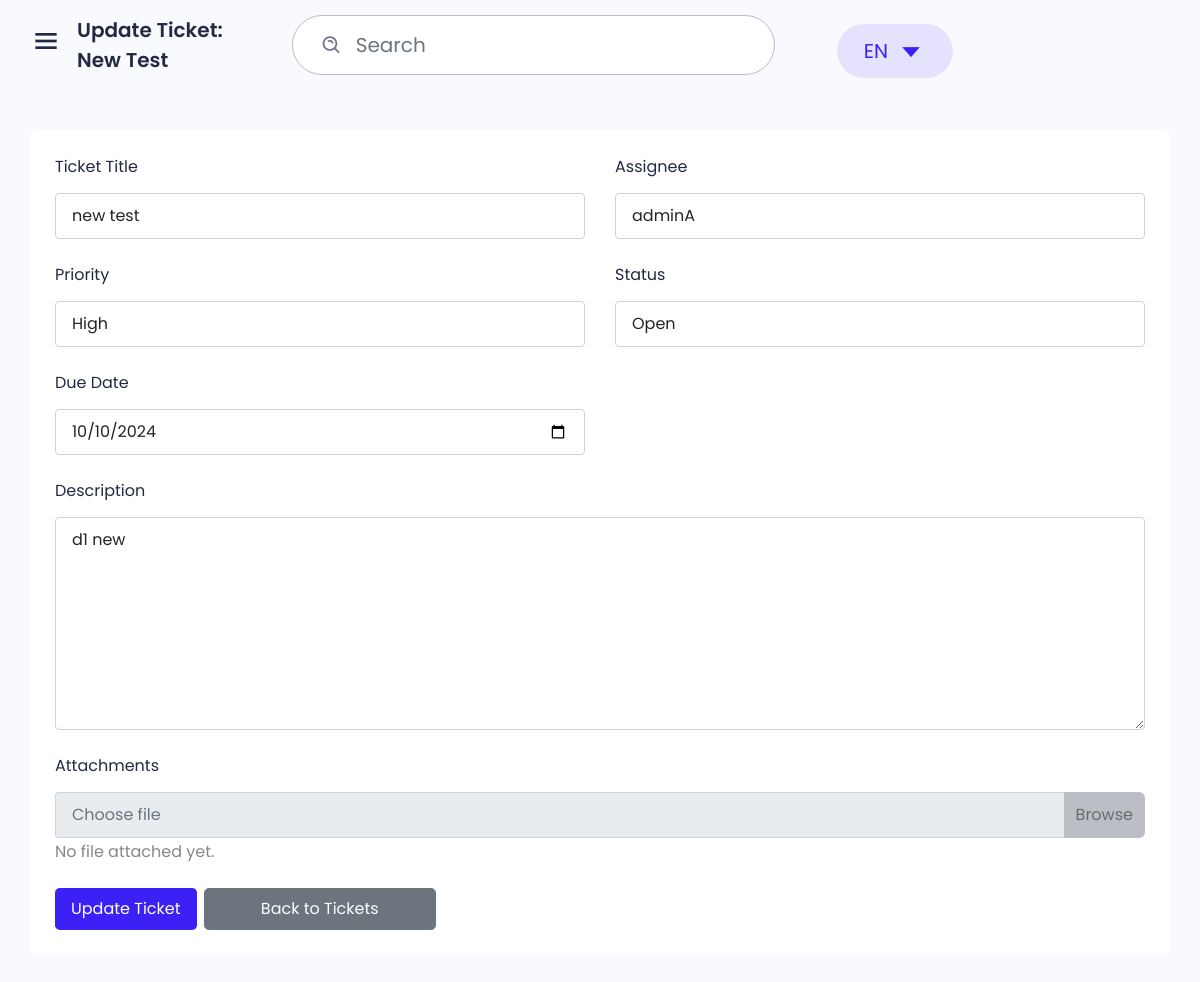
The app's page /tickets/update/2/ with its own data.
### tickets/models.py (models this page shows)
class Ticket(models.Model):
    title = models.CharField(max_length=255)
    description = models.TextField()
    priority = models.CharField(max_length=50, choices=[('Low', 'Low'), ('Medium', 'Medium'), ('High', 'High'), ('Critical', 'Critical')])
    status = models.CharField(max_length=50, choices=[('Open', 'Open'), ('In Progress', 'In Progress'), ('Resolved', 'Resolved'), ('Closed', 'Closed')])
    assignee = models.ForeignKey(User, related_name='assigned_tickets', on_delete=models.SET_NULL, null=True)
    reporter = models.ForeignKey(User, related_name='reported_tickets', on_delete=models.SET_NULL, null=True)
    due_date = models.DateField()
    created_at = models.DateTimeField(auto_now_add=True)
    updated_at = models.DateTimeField(auto_now=True)

### tickets/views.py (the view)
# urls.py: path('update/<int:pk>/', update_ticket, name='update_ticket'),
def update_ticket(request, pk):
    ticket = get_object_or_404(Ticket, pk=pk)
    users = User.objects.all()  # Retrieve all users to use as assignees
    if request.method == 'POST':
        form = TicketForm(request.POST, request.FILES, instance=ticket)
        if form.is_valid():
            form.save()
            return redirect('ticket_list')
    else:
        form = TicketForm(instance=ticket)
    return render(request, 'tickets/update_ticket.html', {'form': form, 'ticket': ticket, 'users': users})

### tickets/forms.py
class TicketForm(forms.ModelForm):
    class Meta:
        model = Ticket
        fields = ['title', 'description', 'priority', 'status', 'assignee', 'due_date']

### tickets/templates/tickets/update_ticket.html (shortened to what this page needs)
{% extends "layout.html" %}
{% block maintitle %}
<div class="main-title">
    Update Ticket: {{ ticket.title }}
</div>
{% endblock maintitle %}
{% block content %}
<div class="main">
    <div class="main-content project">
        <div class="row">
            <div class="col-12">
                <div class="box">
                    <div class="box-body">
                        <form method="post" enctype="multipart/form-data">
                            <div class="row">
                                <div class="col-md-6 col-sm-12 mb-24">
                                    <div class="form-group">
                                        <label class="form-label">Ticket Title</label>
                                        <input type="text" name="title" class="form-control" placeholder="Enter Ticket Title" value="{{ ticket.title }}" required>
                                    </div>
                                </div>
                                <div class="col-md-6 col-sm-12 mb-24">
                                    <div class="form-group">
                                        <label class="form-label">Assignee</label>
                                        <select name="assignee" class="form-control custom-select select2">
                                            {% for user in users %}
                                            <option value="{{ user.id }}" {% if ticket.assignee and ticket.assignee.id == user.id %}selected{% endif %}>{{ user.username }}</option>
                                            {% endfor %}
                                        </select>
                                    </div>
                                </div>
                            </div>
                            <div class="row">
                                <div class="col-md-6 col-sm-12 mb-24">
                                    <div class="form-group">
                                        <label class="form-label">Priority</label>
                                        <select name="priority" class="form-control custom-select select2" required>
                                            <option value="High" {% if ticket.priority == 'High' %}selected{% endif %}>High</option>
                                        </select>
                                    </div>
                                </div>
                                <div class="col-md-6 col-sm-12 mb-24">
                                    <div class="form-group">
                                        <label class="form-label">Status</label>
                                        <select name="status" class="form-control custom-select select2" required>
                                            <option value="Open" {% if ticket.status == 'Open' %}selected{% endif %}>Open</option>
                                        </select>
                                    </div>
                                </div>
                            </div>
                            <div class="row">
                                <div class="col-md-6 col-sm-12 mb-24">
                                    <div class="form-group">
                                        <label class="form-label">Due Date</label>
                                        <input type="date" name="due_date" class="form-control" value="{{ ticket.due_date|date:'Y-m-d' }}" required>
                                    </div>
                                </div>
                            </div>
                            <div class="form-group mb-24">
                                <label class="form-label">Description</label>
                                <textarea name="description" class="form-control" rows="5" placeholder="Enter Ticket Description" required>{{ ticket.description }}</textarea>
                            </div>
                            <div class="form-group mb-24">
                                <label class="form-label">Attachments</label>
                                <div class="input-group file-browser">
                                    <input type="text" class="form-control border-end-0 browse-file" id="file-name-display" placeholder="Choose file" readonly>
                                    <label class="input-group-append mb-0">
                                        <span class="btn ripple btn-light">Browse
                                        </span>
                                    </label>
                                </div>
                                <div id="file-info-display" class="mt-2 text-info">
                                    <p>No file attached yet.</p>
                                </div>
                            </div>
                            <div class="gr-btn mt-15">
                                <button type="submit" class="btn btn-primary btn-lg fs-16">Update Ticket</button>
                                <a href="{% url 'ticket_list' %}" class="btn btn-secondary btn-lg fs-16 ml-3">Back to Tickets</a>
                            </div>
                        </form>
                    </div>
                </div>
            </div>
        </div>
    </div>
</div>
{% endblock %}

### static/css/grid.css (style rules this page uses)
.row { display: flex; flex-wrap: wrap; margin: 0 -15px; }
[class*="col-"] { padding: 0 15px; margin-bottom: 40px; }
.col-12 { width: 100%; }
@media only screen and (max-width: 1280px) { .col-md-6 { width: 50%; } }

### static/css/responsive.css (style rules this page uses)
@media only screen and  (max-width: 1820px) { .project .box-body { flex-wrap: wrap; } }
@media only screen and (max-width: 1200px) { .main-content { padding: 30px; } }
@media only screen and (max-width: 1200px) { .main-title { font-size: 20px; } }

### records on screen
Ticket: title "New Test", title "new test", assignee "adminA", priority "High", status "Open", due_date "10/10/2024", description "d1 new"
